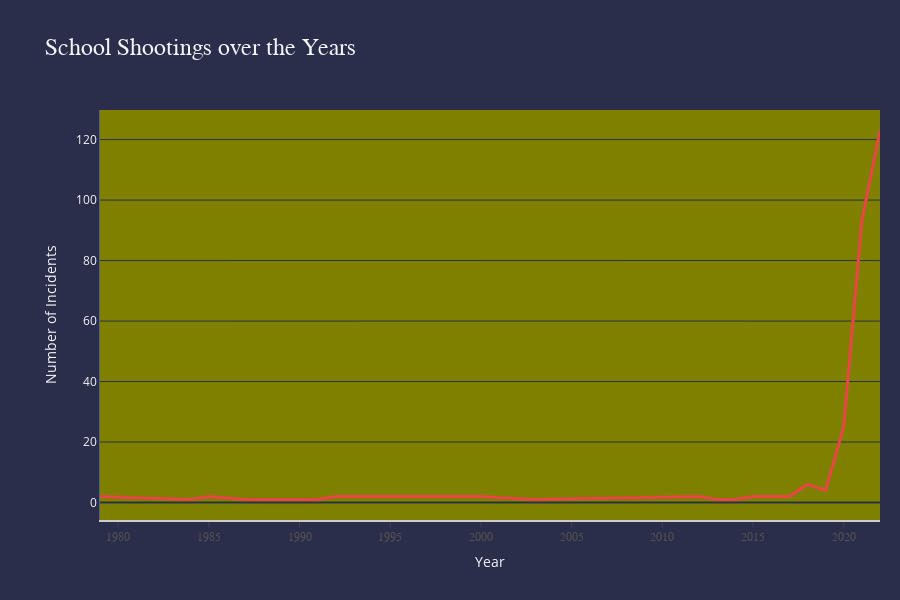

Notebook source saved alongside this figure:
### Code cell
import pandas as pd
import plotly.graph_objects as go

# Assume dfi is your DataFrame and it contains a 'date' column with date information.

# Convert 'date' column to datetime if it's not already in that format
dfi['date'] = pd.to_datetime(dfi['date'], errors='coerce')

# Extract the year from the 'date' column and create a new 'year' column
dfi['year'] = dfi['date'].dt.year

# Now group by the 'year' column to count incidents
incident_counts_by_year = dfi.groupby('year')['incident_id'].count().reset_index()

# Create the plot
fig = go.Figure()

fig.add_trace(go.Scatter(
    x=incident_counts_by_year['year'],
    y=incident_counts_by_year['incident_id'],
    line=dict(color='#E84545', width=3, dash='solid')
))

# Update the layout to add titles and axis labels
fig.update_layout(
    title='School Shootings over the Years',
    title_font={'size': 24, 'family': 'Proxima Nova'},
    template='plotly_dark',
    paper_bgcolor='#2B2E4A',
    plot_bgcolor='#808000',
    height=600,
    xaxis=dict(
        title='Year',
        showline=True,
        showgrid=False,
        showticklabels=True,
        linecolor='rgb(204, 204, 204)',
        linewidth=2,
        ticks='outside',
        tickfont=dict(
            family='Arial',
            size=12,
            color='rgb(82, 82, 82)',
        ),
    ),
    yaxis=dict(
        title='Number of Incidents',
        showgrid=True,
        zeroline=True,
        showline=True,
        showticklabels=True,
    ),
    autosize=True,
    margin=dict(
        autoexpand=True,
        l=100,
        r=20,
        t=110,
    ),
    showlegend=False
)

# Show the figure
fig.show()

### Figure 1 — Plotly figure (JSON) as saved in the notebook; plotly's stock layout.template omitted (floating-point values rounded to 4 significant figures)
{"data": [{"line": {"color": "#E84545", "dash": "solid", "width": 3}, "type": "scatter", "x": [1979, 1984, 1985, 1987, 1988, 1990, 1991, 1992, 1993, 2000, 2003, 2012, 2013, 2014, 2015, 2017, 2018, 2019, 2020, 2021, 2022], "y": [2, 1, 2, 1, 1, 1, 1, 2, 2, 2, 1, 2, 1, 1, 2, 2, 6, 4, 25, 93, 123]}], "layout": {"autosize": true, "height": 600, "margin": {"autoexpand": true, "l": 100, "r": 20, "t": 110}, "paper_bgcolor": "#2B2E4A", "plot_bgcolor": "#808000", "showlegend": false, "title": {"font": {"family": "Proxima Nova", "size": 24}, "text": "School Shootings over the Years"}, "xaxis": {"linecolor": "rgb(204, 204, 204)", "linewidth": 2, "showgrid": false, "showline": true, "showticklabels": true, "tickfont": {"color": "rgb(82, 82, 82)", "family": "Arial", "size": 12}, "ticks": "outside", "title": {"text": "Year"}}, "yaxis": {"showgrid": true, "showline": true, "showticklabels": true, "title": {"text": "Number of Incidents"}, "zeroline": true}}}
